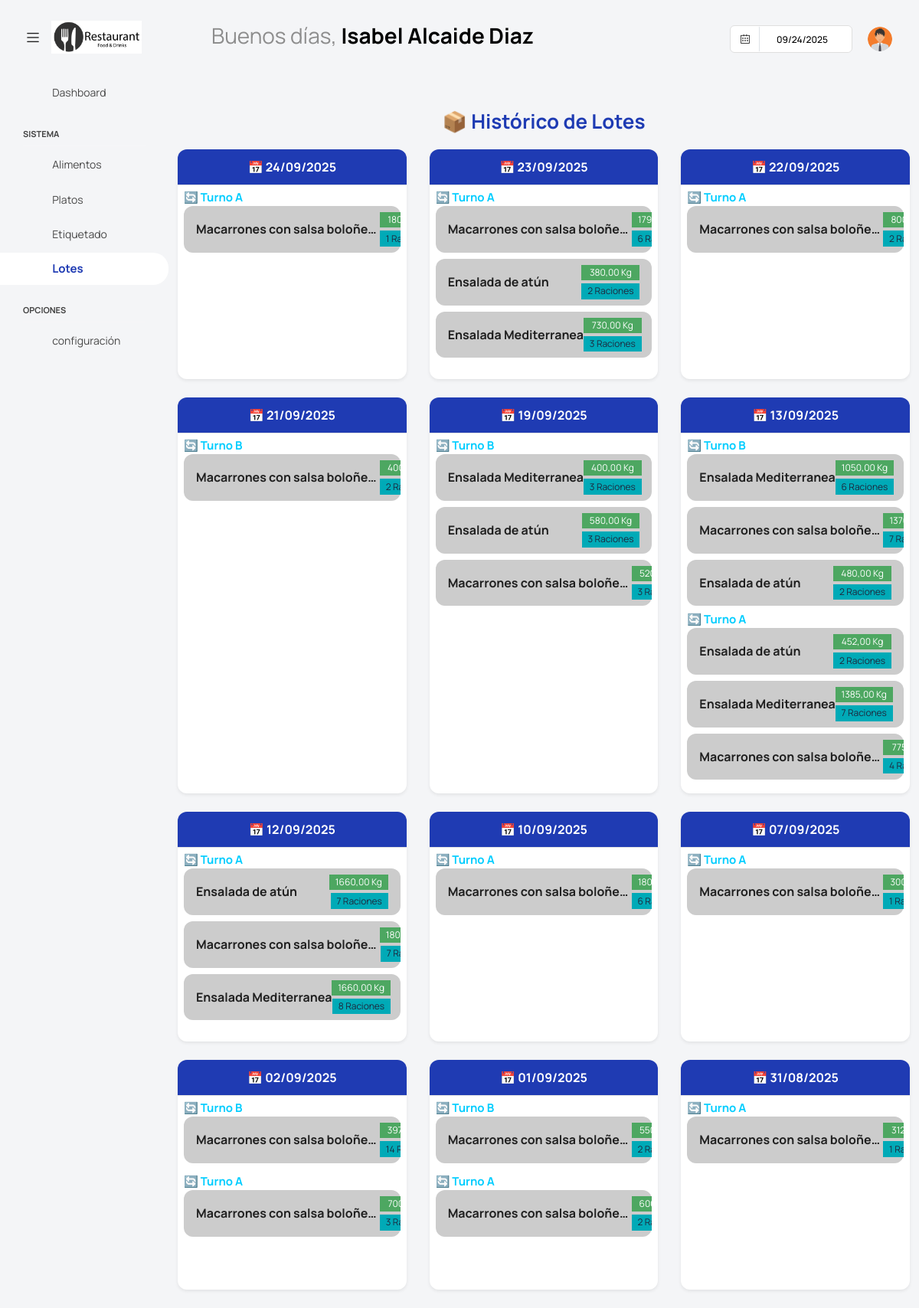
The app's page /platos/lotes/historicos/ (signed in) with its own data.
### app/super/models.py (models this page shows, shortened)
class UserProfile(models.Model):
    centro = models.ForeignKey('Centros' ,on_delete=models.CASCADE, null=True, blank =True)
    user = models.OneToOneField(User, on_delete=models.CASCADE)
    username = models.CharField(max_length=100)
    password = models.CharField(max_length=100)
    nombre = models.CharField(max_length=100)
    apellidos = models.CharField(max_length=100)
    cargo = models.CharField(max_length=100, blank=True, null=True)
    imagen = models.ImageField(default='users/default.png', upload_to='users/', null=True, blank =True)
    estado =models.BooleanField(default=True)

### app/platos/models.py (models this page shows, shortened)
class Plato(ModeloBaseCentro):
    nombre = models.CharField(max_length=100)
    codigo = models.CharField(max_length=10, unique=True, help_text="Código único para el plato")
    vida_util = models.PositiveIntegerField(default=0, help_text="Número de días que se suman a la fecha de producción para calcular la caducidad", null=True, blank=True)
    tipoplato = models.ForeignKey(TipoPlato, on_delete=models.CASCADE, null=True, blank=True)
    imagen = models.ImageField(upload_to='platos/', null=True, blank=True)
    salsa = models.ForeignKey(Salsa, on_delete=models.CASCADE, null=True, blank=True)
    descripcion = models.TextField(blank=True, null=True)
    class Meta:
        verbose_name = 'Plato'
        verbose_name_plural = 'Platos'
        unique_together = ('nombre', 'centro')  # Evita nombres duplicados en el mismo centro

### app/platos/views.py (the view)
# urls.py: path('lotes/historicos/', LotesResumenListView.as_view(), name='LotesResumenListView'),
class LotesResumenListView(ListView):
    model = EtiquetaPlato
    template_name = "platos/lotes_resumen.html"
    context_object_name = "etiquetas"
    def get_queryset(self):
        return EtiquetaPlato.objects.filter(impresa=True).order_by("fecha", "lote")
    def get_context_data(self, **kwargs):
        context = super().get_context_data(**kwargs)
        etiquetas = EtiquetaPlato.objects.all().order_by("-fecha")
        from collections import defaultdict
        lotes_agrupados = defaultdict(lambda: defaultdict(lambda: defaultdict(lambda: {"cantidad_total": 0, "num_platos": 0})))
        for e in etiquetas:
            fecha_str = e.fecha.strftime("%d/%m/%Y") if e.fecha else "Sin fecha"
            turno = "A"
            if e.lote and "-" in e.lote:
                partes = e.lote.split("-")
                if len(partes) >= 3:
                    turno = partes[-2]  # el turno siempre está antes del número
            plato_nombre = e.plato.nombre
            lotes_agrupados[fecha_str][turno][plato_nombre]["cantidad_total"] += float(e.peso)
            lotes_agrupados[fecha_str][turno][plato_nombre]["num_platos"] += 1
        def recursive_dict(d):
            if isinstance(d, defaultdict):
                return {k: recursive_dict(v) for k, v in d.items()}
            return d
        context["lotes_agrupados"] = recursive_dict(lotes_agrupados)
        context.update(datos_centro(self.request))
        return context

### templates/platos/lotes_resumen.html (shortened to what this page needs)
{% extends "base.html" %}
{% block content %}
<div class="container mt-5">
    <h2 class="mb-4 text-center text-primary fw-bold">
        📦 Histórico de Lotes
    </h2>
    <div class="row">
        {% for fecha, turnos in lotes_agrupados.items %}
            <div class="col-xl-4 col-lg-4 col-md-6 col-sm-12 mb-4">
                <div class="card shadow-sm h-100 border-0" style="min-height: 300px;">
                    <div class="card-header bg-primary text-white text-center">
                        <span class="fw-bold d-block">
                            📅 {{ fecha }}
                        </span>
                    </div>
                    <div class="card-body p-2">
                        {% for turno, platos in turnos.items %}
                            <div class="mb-2">
                                <h6 class="text-secondary fw-bold mb-1">
                                    🔄 Turno {{ turno }}
                                </h6>
                                <div class="scrollable-platos" style="max-height: 200px; overflow-y: auto;">
                                    {% for plato_nombre, datos in platos.items %}
                                        <div class="card mb-2 border-0 bg-light">
                                            <div class="card-body py-2 px-3">
                                                <div class="d-flex justify-content-between align-items-center">
                                                    <div class="flex-grow-1">
                                                        <strong class="d-block text-truncate" style="max-width: 240px;" title="{{ plato_nombre }}">
                                                             {{ plato_nombre }}
                                                        </strong>
                                                    </div>
                                                    <div class="text-end">
                                                        <span class="badge bg-success d-block mb-1">
                                                            {{ datos.cantidad_total|floatformat:2 }} Kg
                                                        </span>
                                                        <span class="badge bg-info text-dark">
                                                            {{ datos.num_platos }} Raciones
                                                        </span>
                                                    </div>
                                                </div>
                                            </div>
                                        </div>
                                    {% endfor %}
                                </div>
                            </div>
                        {% endfor %}
                    </div>
                </div>
            </div>
        {% empty %}
            <div class="col-12">
                <div class="alert alert-warning text-center">
                    ⚠️ No hay lotes históricos registrados.
                </div>
            </div>
        {% endfor %}
    </div>
</div>
{% endblock %}

### templates/base.html (shortened to what this page needs)
{% load static %}
<html lang="es">
<head>
  <link href={% static "vendor/feather/feather.css" %} rel="stylesheet">
  <link href={% static "vendor/mdi/css/materialdesignicons.min.css" %} rel="stylesheet">
  <link href={% static "vendor/ti-icons/css/themify-icons.css" %} rel="stylesheet">
  <link href={% static "vendor/font-awesome/css/font-awesome.min.css" %} rel="stylesheet">
  <link href={% static "vendor/typicons/typicons.css" %} rel="stylesheet">
  <link href={% static "vendor/simple-line-icons/css/simple-line-icons.css" %} rel="stylesheet">
  <link href={% static "vendor/css/vendor.bundle.base.css" %} rel="stylesheet">
  <link href={% static "vendor/bootstrap-datepicker/bootstrap-datepicker.min.css" %} rel="stylesheet">
  <link href={% static "js/select.dataTables.min.css" %} rel="stylesheet" type="text/css" >
  <link rel="stylesheet" href={% static "css/style.css" %}>
</head>
  <body class="with-welcome-text">
    <div class="container-scroller">
      <nav class="navbar default-layout col-lg-12 col-12 p-0 fixed-top d-flex align-items-top flex-row">
        <div class="text-center navbar-brand-wrapper d-flex align-items-center justify-content-start">
          <div class="me-3">
            <button class="navbar-toggler navbar-toggler align-self-center" type="button" data-bs-toggle="minimize">
              <span class="icon-menu"></span>
            </button>
          </div>
          <div>
            <a class="navbar-brand brand-logo" href="index.html">
              <img src="{{ imagen_centro_url }}" style="width:150px !important; height:auto;" alt="{{ centro.nombre }}">
            </a>
          </div>
        </div>
        <div class="navbar-menu-wrapper d-flex align-items-top">
          <ul class="navbar-nav">
            <li class="nav-item fw-semibold d-none d-lg-block ms-0">
              <h1 class="welcome-text">{{ saludo }}, <span class="text-black fw-bold">{{ nombre }} {{ apellidos }}</span></h1>
          </ul>
          <ul class="navbar-nav ms-auto">
            <li class="nav-item d-none d-lg-block">
              <div id="datepicker-popup" class="input-group date datepicker navbar-date-picker">
                <span class="input-group-addon input-group-prepend border-right">
                  <span class="icon-calendar input-group-text calendar-icon"></span>
                </span>
                <input type="text" class="form-control">
              </div>
            </li>
            <li class="nav-item dropdown d-none d-lg-block user-dropdown">
              <a class="nav-link" id="UserDropdown" href="#" data-bs-toggle="dropdown" aria-expanded="false">
                <img class="img-xs rounded-circle" src="{{ imagen_user_url }}" alt="Profile image"> </a>
            </li>
          </ul>
        </div>
      </nav>
    <div class="container-fluid page-body-wrapper">
      <nav class="sidebar sidebar-offcanvas" id="sidebar">
        <ul class="nav">
          <li class="nav-item">
            <a class="nav-link" href="{% url 'dashuser:home' %}">
              <i class="mdi mdi-grid-large menu-icon"></i>
              <span class="menu-title">Dashboard</span>
            </a>
          </li>
          <li class="nav-item nav-category">Sistema</li>
            <li class="nav-item">
              <a class="nav-link" href="{% url 'dashuser:AlimentoList' %}">
                <i class="menu-icon mdi mdi-food-variant"></i>
                <span class="menu-title">Alimentos</span>
              </a>
            </li>
            <li class="nav-item">
              <a class="nav-link" href="{% url 'platos:PlatoList' %}">
                <i class="menu-icon mdi mdi-food-turkey"></i>
                <span class="menu-title">Platos</span>
              </a>
            </li>
            <li class="nav-item">
              <a class="nav-link" href="{% url 'platos:generar_etiqueta' %}">
                <i class="menu-icon mdi mdi-tag"></i>
                <span class="menu-title">Etiquetado</span>
              </a>
            </li>
            <li class="nav-item">
              <a class="nav-link" href="{% url 'platos:LotesResumenListView' %}">
                <i class="menu-icon mdi mdi-package-variant"></i>
                <span class="menu-title">Lotes</span>
              </a>
            </li>
          <li class="nav-item nav-category">Opciones</li>
            <li class="nav-item">
              <a class="nav-link" data-bs-toggle="collapse" href="#confi" aria-expanded="false" aria-controls="confi">
                <i class="menu-icon mdi mdi-filter"></i>
                <span class="menu-title">configuración</span>
                <i class="menu-arrow"></i>
              </a>
            </li>
        </ul>
      </nav>
      <div class="main-panel">
          {% block content %}
          {% endblock content %}
      </div>
  </div>
</body>
</html>

### templates/platos/lotes_resumen.html (style rules this page uses)
.card { border-radius: 12px; transition: transform 0.2s ease-in-out, box-shadow 0.2s ease-in-out; }
.card-header { border-top-left-radius: 12px !important; border-top-right-radius: 12px !important; padding: 12px 15px; }
.badge { font-size: 0.75em; padding: 0.35em 0.65em; }

### records on screen
UserProfile: nombre "Isabel", apellidos "Alcaide Diaz"
Plato: platos "Macarrones con salsa boloñe…" "Macarrones con salsa boloñe…" "Macarrones con salsa boloñe…" "Macarrones con salsa boloñe…" "Macarrones con salsa boloñe…" "Macarrones con salsa boloñe…" "Macarrones con salsa boloñe…" "Macarrones con salsa boloñe…" "Macarrones con salsa boloñe…" "Macarrones con salsa boloñe…" "Macarrones con salsa boloñe…" "Macarrones con salsa boloñe…" "Macarrones con salsa boloñe…" "Macarrones con salsa boloñe…" "Macarrones con salsa boloñe…"
Plato: platos "Ensalada de atún" "Ensalada de atún" "Ensalada de atún" "Ensalada de atún" "Ensalada de atún"
Plato: platos "Ensalada Mediterranea" "Ensalada Mediterranea" "Ensalada Mediterranea" "Ensalada Mediterranea" "Ensalada Mediterranea"

### other values on screen
{{ saludo }} "Buenos días"
{{ fecha }} "24/09/2025" "23/09/2025" "22/09/2025" "21/09/2025" "19/09/2025" "13/09/2025" "12/09/2025" "10/09/2025" "07/09/2025" "02/09/2025" "01/09/2025" "31/08/2025"
{{ turno }} "A" "A" "A" "B" "B" "B" "A" "A" "A" "A" "B" "A" "B" "A" "A"
{{ datos.num_platos }} "1" "6" "2" "3" "2" "2" "3" "3" "3" "6" "7" "2" "2" "7" "4" "7" "7" "8" "6" "1" "14" "3" "2" "2" "1"
{{ datos.cantidad_total|floatformat:2 }} "380,00" "730,00" "400,00" "580,00" "1050,00" "480,00" "452,00" "1385,00" "1660,00" "1660,00"
